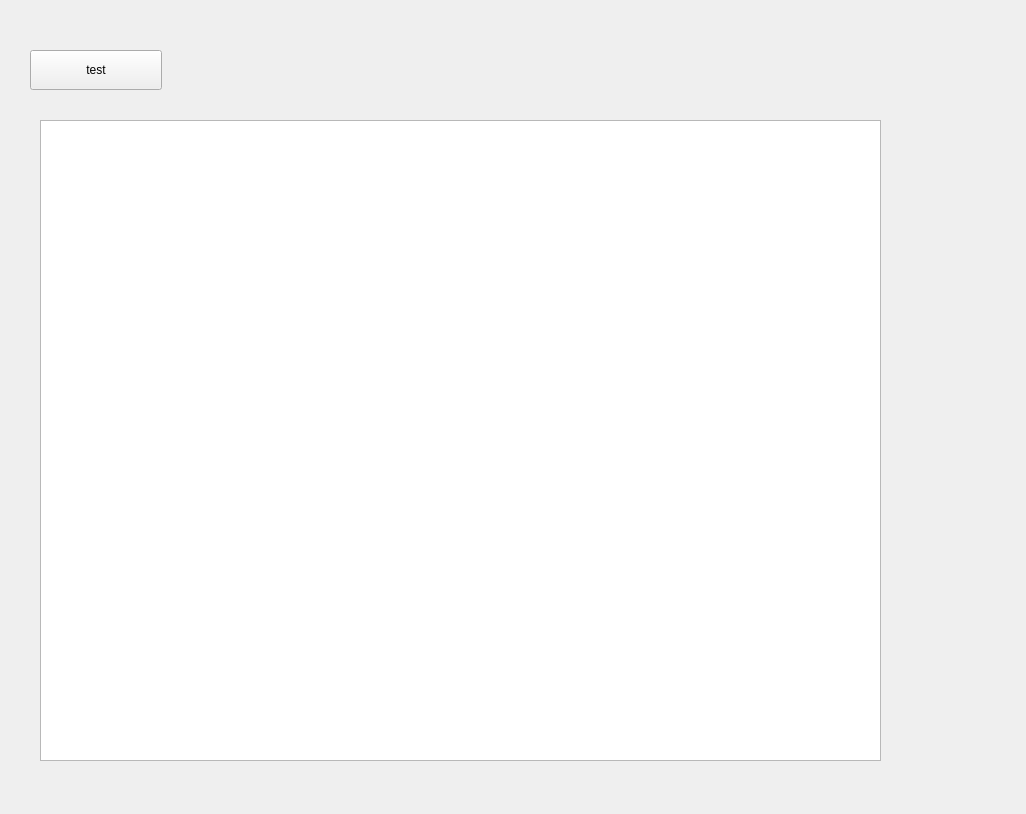
<?xml version="1.0" encoding="UTF-8"?>
<ui version="4.0">
 <class>Form</class>
 <widget class="QWidget" name="Form">
  <property name="geometry">
   <rect>
    <x>0</x>
    <y>0</y>
    <width>1026</width>
    <height>814</height>
   </rect>
  </property>
  <property name="windowTitle">
   <string>Form</string>
  </property>
  <widget class="QTableView" name="tableView">
   <property name="geometry">
    <rect>
     <x>40</x>
     <y>120</y>
     <width>841</width>
     <height>641</height>
    </rect>
   </property>
  </widget>
  <widget class="QPushButton" name="pushButton">
   <property name="geometry">
    <rect>
     <x>30</x>
     <y>50</y>
     <width>132</width>
     <height>40</height>
    </rect>
   </property>
   <property name="text">
    <string>test</string>
   </property>
  </widget>
 </widget>
 <resources/>
 <connections>
  <connection>
   <sender>pushButton</sender>
   <signal>clicked()</signal>
   <receiver>Form</receiver>
   <slot>on_clicked_btn()</slot>
   <hints>
    <hint type="sourcelabel">
     <x>101</x>
     <y>61</y>
    </hint>
    <hint type="destinationlabel">
     <x>423</x>
     <y>63</y>
    </hint>
   </hints>
  </connection>
 </connections>
 <slots>
  <signal>signal1()</signal>
  <slot>on_clicked_btn()</slot>
 </slots>
</ui>
